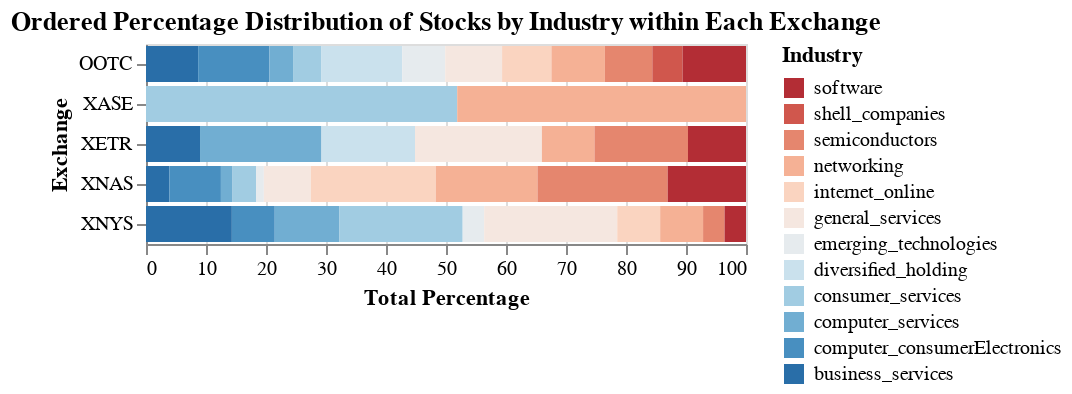

Write notebook code for a chart like this one.
### Code cell
import altair as alt
import pandas as pd

# Assuming your dataset is loaded into a DataFrame named 'data'
# First, we'll aggregate the data as done previously
exchange_industry_count = df.groupby(['exchange', 'industry']).size().unstack(fill_value=0)
exchange_industry_percentage = exchange_industry_count.div(exchange_industry_count.sum(axis=1), axis=0) * 100

# Flattening the DataFrame for use with Altair
flattened_data = exchange_industry_percentage.reset_index().melt(id_vars='exchange', var_name='industry', value_name='percentage')

# Creating the Altair chart with a diverging color scheme
chart = alt.Chart(flattened_data).mark_bar().encode(
    x=alt.X('sum(percentage):Q', title='Total Percentage'),
    y=alt.Y('exchange:N', title='Exchange'),
    color=alt.Color('industry:N', sort='descending', scale=alt.Scale(scheme='redblue'), legend=alt.Legend(title="Industry"))
).properties(
    title="Ordered Percentage Distribution of Stocks by Industry within Each Exchange"
)

chart

### Figure 1 — Vega-Lite specification as saved in the notebook (floating-point values rounded to 4 significant figures)
{"config": {"view": {"continuousWidth": 300, "continuousHeight": 300}}, "data": {"name": "data-c1e4d022d0de41a15cc1a9184be7f8f2"}, "mark": {"type": "bar"}, "encoding": {"color": {"field": "industry", "legend": {"title": "Industry"}, "scale": {"scheme": "redblue"}, "sort": "descending", "type": "nominal"}, "x": {"aggregate": "sum", "field": "percentage", "title": "Total Percentage", "type": "quantitative"}, "y": {"field": "exchange", "title": "Exchange", "type": "nominal"}}, "title": "Ordered Percentage Distribution of Stocks by Industry within Each Exchange", "$schema": "https://vega.github.io/schema/vega-lite/v5.16.3.json", "datasets": {"data-c1e4d022d0de41a15cc1a9184be7f8f2": [{"exchange": "OOTC", "industry": "business_services", "percentage": 8.694}, {"exchange": "XASE", "industry": "business_services", "percentage": 0.0}, {"exchange": "XETR", "industry": "business_services", "percentage": 9.003}, {"exchange": "XNAS", "industry": "business_services", "percentage": 3.91}, {"exchange": "XNYS", "industry": "business_services", "percentage": 14.31}, {"exchange": "OOTC", "industry": "computer_consumerElectronics", "percentage": 11.86}, {"exchange": "XASE", "industry": "computer_consumerElectronics", "percentage": 0.0}, {"exchange": "XETR", "industry": "computer_consumerElectronics", "percentage": 0.0}, {"exchange": "XNAS", "industry": "computer_consumerElectronics", "percentage": 8.577}, {"exchange": "XNYS", "industry": "computer_consumerElectronics", "percentage": 7.154}, {"exchange": "OOTC", "industry": "computer_services", "percentage": 3.952}, {"exchange": "XASE", "industry": "computer_services", "percentage": 0.0}, {"exchange": "XETR", "industry": "computer_services", "percentage": 20.24}, {"exchange": "XNAS", "industry": "computer_services", "percentage": 1.945}, {"exchange": "XNYS", "industry": "computer_services", "percentage": 10.73}, {"exchange": "OOTC", "industry": "consumer_services", "percentage": 4.742}, {"exchange": "XASE", "industry": "consumer_services", "percentage": 51.87}, {"exchange": "XETR", "industry": "consumer_services", "percentage": 0.0}, {"exchange": "XNAS", "industry": "consumer_services", "percentage": 3.91}, {"exchange": "XNYS", "industry": "consumer_services", "percentage": 20.59}, {"exchange": "OOTC", "industry": "diversified_holding", "percentage": 13.44}, {"exchange": "XASE", "industry": "diversified_holding", "percentage": 0.0}, {"exchange": "XETR", "industry": "diversified_holding", "percentage": 15.59}, {"exchange": "XNAS", "industry": "diversified_holding", "percentage": 0.0}, {"exchange": "XNYS", "industry": "diversified_holding", "percentage": 0.0}, {"exchange": "OOTC", "industry": "emerging_technologies", "percentage": 7.175}, {"exchange": "XASE", "industry": "emerging_technologies", "percentage": 0.0}, {"exchange": "XETR", "industry": "emerging_technologies", "percentage": 0.0}, {"exchange": "XNAS", "industry": "emerging_technologies", "percentage": 1.303}, {"exchange": "XNYS", "industry": "emerging_technologies", "percentage": 3.577}, {"exchange": "OOTC", "industry": "general_services", "percentage": 9.485}, {"exchange": "XASE", "industry": "general_services", "percentage": 0.0}, {"exchange": "XETR", "industry": "general_services", "percentage": 21.15}, {"exchange": "XNAS", "industry": "general_services", "percentage": 7.819}, {"exchange": "XNYS", "industry": "general_services", "percentage": 22.18}, {"exchange": "OOTC", "industry": "internet_online", "percentage": 8.223}, {"exchange": "XASE", "industry": "internet_online", "percentage": 0.0}, {"exchange": "XETR", "industry": "internet_online", "percentage": 0.0}, {"exchange": "XNAS", "industry": "internet_online", "percentage": 20.84}, {"exchange": "XNYS", "industry": "internet_online", "percentage": 7.154}, {"exchange": "OOTC", "industry": "networking", "percentage": 8.912}, {"exchange": "XASE", "industry": "networking", "percentage": 48.13}, {"exchange": "XETR", "industry": "networking", "percentage": 8.761}, {"exchange": "XNAS", "industry": "networking", "percentage": 16.94}, {"exchange": "XNYS", "industry": "networking", "percentage": 7.154}, {"exchange": "OOTC", "industry": "semiconductors", "percentage": 7.904}, {"exchange": "XASE", "industry": "semiconductors", "percentage": 0.0}, {"exchange": "XETR", "industry": "semiconductors", "percentage": 15.59}, {"exchange": "XNAS", "industry": "semiconductors", "percentage": 21.71}, {"exchange": "XNYS", "industry": "semiconductors", "percentage": 3.577}, {"exchange": "OOTC", "industry": "shell_companies", "percentage": 5.033}, {"exchange": "XASE", "industry": "shell_companies", "percentage": 0.0}, {"exchange": "XETR", "industry": "shell_companies", "percentage": 0.0}, {"exchange": "XNAS", "industry": "shell_companies", "percentage": 0.0}, {"exchange": "XNYS", "industry": "shell_companies", "percentage": 0.0}, {"exchange": "OOTC", "industry": "software", "percentage": 10.58}, {"exchange": "XASE", "industry": "software", "percentage": 0.0}, {"exchange": "XETR", "industry": "software", "percentage": 9.668}, {"exchange": "XNAS", "industry": "software", "percentage": 13.05}, {"exchange": "XNYS", "industry": "software", "percentage": 3.577}]}}
